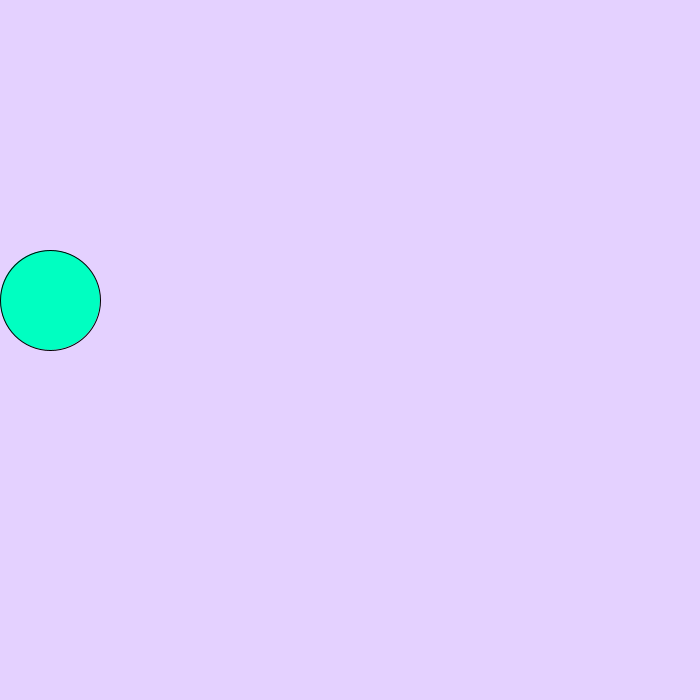
Frame 1 (no input)
Frame 60 (the mouse pressed at the canvas centre just before this capture): identical to frame 1, image omitted
Frame 120 (the mouse held since frame 60 and released just before this capture): identical to frame 1, image omitted

The Processing sketch that drew this single still picture (run headless with seeded random() and noise(); from frame 60 on, the mouse is pressed at the canvas centre):

// Processing sketch: slippery_dot
// ── slippery_dot.pde
/*** When you are done, this program will draw an ellipse 
     that jumps to new location each time you click on it.
***/
 
 // 1. Create three integer variables to represent the x, y, and the size of the ellipse
      int x = 50;
      int y = 50;
      int s = 200;
    void setup() {
      // 2. Set the size of your sketch
    size(700,700);
    }
    
    void draw() {
    
      // 3. Set the background color of your sketch
      background(228,209,255);
      // 4. Draw an ellipse using the variables created at the top of the sketch for the location and size of your ellipse. 
      //    Make sure it fits in the window. Change the variables if it does not.
     fill(#00FFC1);
     ellipse(50,300,100,100);
    }
    
    /******** This method gets called automatically when you press the mouse ************/
    void mousePressed() {
      //5. Create an integer variable called distance
      int d = getDistanceFromMouse(x,y);
      //6. The getDistanceFromMouse() method below returns a number.
      //   Set the value of your distance variable to the value returned by the getDistance method
      //   You will need to pass the x and y location of your ellipse to this method.
       
          
      //7.  Use an if statement to check if your distance variable is < the radius of the ellipse
      //    If it is, make a new x AND y for the ellipse, for a new random location on the window
      //    Hint: Use code like this      x = (int) random(width);
       
      
    }
    
    /********  This method gives you the number of pixels between the mouse and the x,y point ***********/
    int getDistanceFromMouse(int x, int y) {
      return (int)Math.sqrt(Math.pow((mouseX-x),2) + Math.pow((mouseY-y),2));
    }
